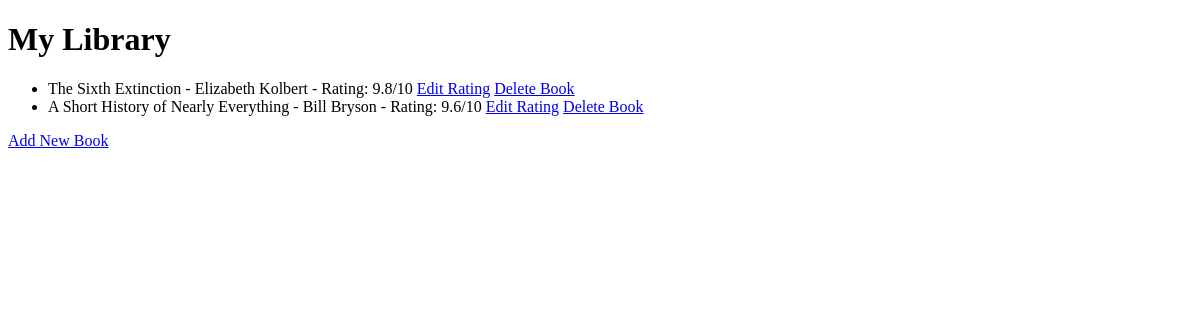
Before: / with the older database file.
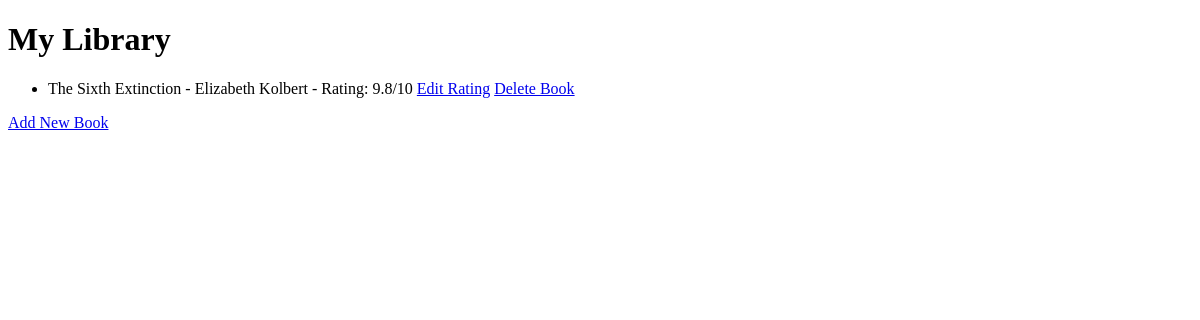
After: the same page with the newer database file.
### main.py (models this page shows)
class Book(db.Model):
    id = db.Column(db.Integer, primary_key=True)
    title = db.Column(db.String(250), unique=True, nullable=False)
    author = db.Column(db.String(250), nullable=False)
    rating = db.Column(db.Float, nullable=False)

### main.py (the view)
@app.route("/")
def home():
    all_books = Book.query.all()
    return render_template("index.html", books=all_books)

### templates/index.html (shortened to what this page needs)
<!DOCTYPE html>
<html lang="en">
  <head>
  </head>
  <body>
    <h1>My Library</h1>
    <ul>
      {% if books|length == 0 %}
      <li>Library is empty.</li>
      {% else %} {% for book in books %}
      <li>
        {{ book.title }} - {{ book.author }} - Rating: {{ book.rating }}/10
        <a href="{{ url_for('edit', id=book.id) }}">Edit Rating</a>
        <a href="{{ url_for('delete', book_id=book.id) }}">Delete Book</a>
      </li>
      {% endfor %} {% endif %}
    </ul>
    <a href="/add">Add New Book</a>
  </body>
</html>

Changed rows visible on the page:
removed Book: title "A Short History of Nearly Everything", author "Bill Bryson", rating "9.6"
